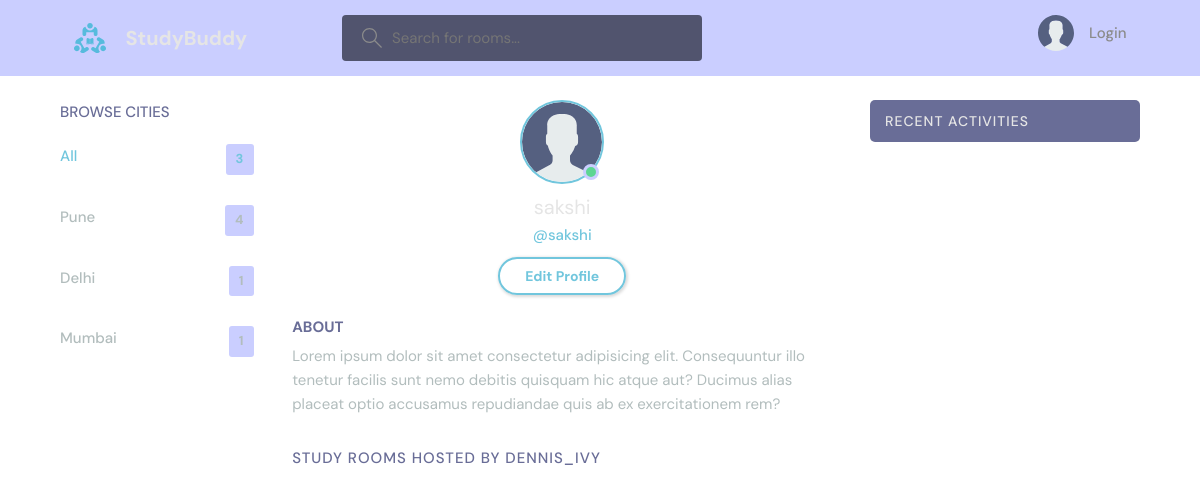
/profile/2/, run on an earlier commit of the app's database.
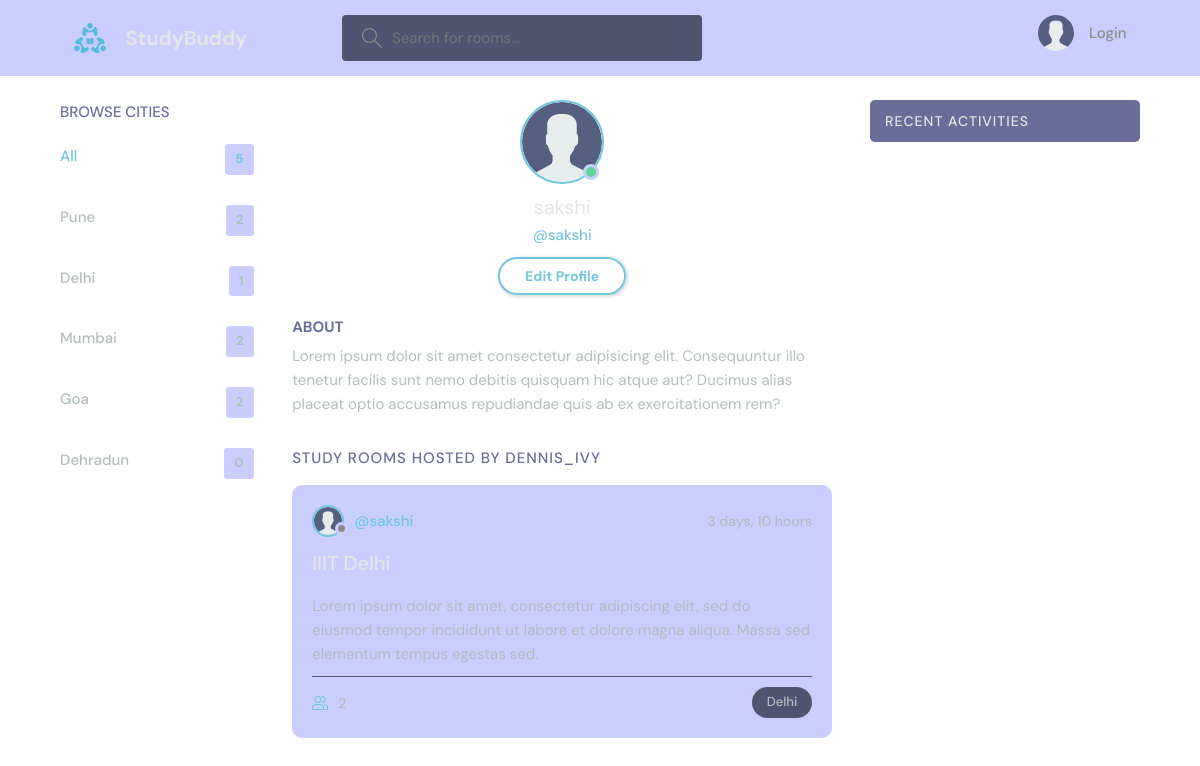
And on a later commit of the database.
### base/models.py (models this page shows, shortened)
class City(models.Model):
    name = models.CharField(max_length=200)

class Room(models.Model):
    host = models.ForeignKey(User, on_delete=models.SET_NULL, null=True)
    city = models.ForeignKey(City, on_delete=models.SET_NULL, null=True)
    name = models.CharField(max_length=200)
    description = models.TextField(null=True, blank=True)
    participants = models.ManyToManyField(User, related_name='participants', blank=True)
    updated = models.DateTimeField(auto_now = True)
    created = models.DateTimeField(auto_now_add = True)
    class Meta:
        ordering = ['-updated', '-created']

### base/views.py (the view)
# urls.py: path('profile/<str:pk>/', views.userProfile, name="user-profile"),
def userProfile(request, pk):
    user = User.objects.get(id=pk)
    rooms = user.room_set.all()
    room_messages = user.message_set.all()
    citys = City.objects.all()
    context = {'user':user, 'rooms':rooms, 'citys':citys, 'room_messages':room_messages}
    return render(request, 'base/profile.html', context)

### base/templates/base/profile.html
{% extends 'main.html' %}
{%load static%}
{% block content %}
  <main class="profile-page layout layout--3">
    <div class="container">
      {% include 'base/city_component.html' %}
      <div class="roomList">
        <div class="profile">
          <div class="profile__avatar">
            <div class="avatar avatar--large active">
              <img src= "{% static 'images/avatar.svg' %}" />
            </div>
          </div>
          <div class="profile__info">
            <h3>{{user.username}}</h3>
            <p>@{{user.username}}</p>
            <a href="edit-user.html" class="btn btn--main btn--pill">Edit Profile</a>
          </div>
          <div class="profile__about">
            <h3>About</h3>
            <p>
              Lorem ipsum dolor sit amet consectetur adipisicing elit. Consequuntur illo tenetur
              facilis sunt nemo debitis quisquam hic atque aut? Ducimus alias placeat optio
              accusamus repudiandae quis ab ex exercitationem rem?
            </p>
          </div>
        </div>
        <div class="roomList__header">
          <div>
            <h2>Study Rooms Hosted by dennis_ivy</a>
            </h2>
          </div>
        </div>
        {% include 'base/feed_component.html' %}
      </div>
      {% include 'base/activity_component.html' %}
    </div>
  </main>
  {% endblock content%}

### templates/main.html (shortened to what this page needs)
<!DOCTYPE html>
{% load static %}
<html lang="en">
<head>
    <link rel="stylesheet" href="{% static 'styles/style.css' %}" />
</head>
<body>
    {% include 'navbar.html' %}
    {% block content %}
    {% endblock %}
</body>
</html>

### templates/navbar.html (shortened to what this page needs)
{% load static %}
<header class="header header--loggedIn">
    <div class="container">
      <a href="{% url 'home' %}" class="header__logo">
        <img src="{% static 'images/logo.svg' %}" />
        <h1>StudyBuddy</h1>
      </a>
      <form class="header__search" method="GET" action="{% url 'home' %}">
        <label>
          <input name="q" placeholder="Search for rooms..." />
        </label>
      </form>
      <nav class="header__menu">
        {% if request.user.is_authenticated %}
        <div class="header__user">
          <p>
            <div class="avatar avatar--medium active">
                <img src="{% static 'images/avatar.svg' %}" />
            </div>
            <p>Heyyyaaa!! <span>@{{request.user.username}}</span></p>
          </p>
          <button class="dropdown-button">
            <svg version="1.1" xmlns="http://www.w3.org/2000/svg" width="32" height="32" viewBox="0 0 32 32">
              <title>chevron-down</title>
              <path d="M16 21l-13-13h-3l16 16 16-16h-3l-13 13z"></path>
            </svg>
          </button>
        </div>
        {%else%}
        <a href="{% url 'login' %}">
          <img src= "{% static 'images/avatar.svg' %}" />
          <p>Login</p>
        </a>
        {%endif %}
      </nav>
    </div>
  </header>

### base/templates/base/city_component.html
<div class="topics">
    <div class="topics__header">
      <h2>Browse Cities</h2>
    </div>
    <ul class="topics__list">
      <li>
        <a href="{% url 'home' %}" class="active">All <span>{{citys.count}}</span></a>
      </li>
        {% for city in citys %}
        <li>
            <a href = "{% url 'home' %}?q={{city.name}}"> {{city.name}} <span> {{city.room_set.all.count}} </span> </a>
        </li>
        {% endfor%}
    </ul>
  </div>

### base/templates/base/feed_component.html (shortened to what this page needs)
{% load static%}
{% for room in rooms %}
<div class="roomListRoom">
    <div class="roomListRoom__header">
      <a href="{% url 'user-profile' room.host.id %}" class="roomListRoom__author">
        <div class="avatar avatar--small">
            <img src= "{% static 'images/avatar.svg' %}">
        </div>
        <span>@{{room.host.username}}</span>
      </a>
      <div class="roomListRoom__actions">
        <span>{{room.created|timesince}}</span>
      </div>
    </div>
    <div class="roomListRoom__content">
      <a href="{% url 'room' room.id %}">{{room.name}}</a>
      <p>
        {{room.description}}</p>
    </div>
    <div class="roomListRoom__meta">
      <a href="{% url 'room' room.id %}" class="roomListRoom__joined">
        {{room.participants.all.count}}
      </a>
      <p class="roomListRoom__topic">{{room.city.name}}</p>
    </div>
  </div>
  {% endfor %}

### base/templates/base/activity_component.html (shortened to what this page needs)
{% load static %}
<div class="activities">
    <div class="activities__header">
      <h2>Recent Activities</h2>
    </div>
  </div>

What changed in the data, as far as the page shows it:
computed for City "Pune": room_set.all.count "4" → "2"
computed for City "Mumbai": room_set.all.count "1" → "2"
added City: name "Goa", room_set.all.count "2"
added City: name "Dehradun", room_set.all.count "0"
added Room: host.username "sakshi", created "3 days, 10 hours", description "Lorem ipsum dolor sit amet, consectetur adipiscing elit, sed do eiusmod tempor incididunt ut labore et dolore magna aliqua. Massa sed elementum tempus egestas sed.", participants.all.count "2", city.name "Delhi"
Also different on the page:
{{ citys.count }}: "3" → "5"
